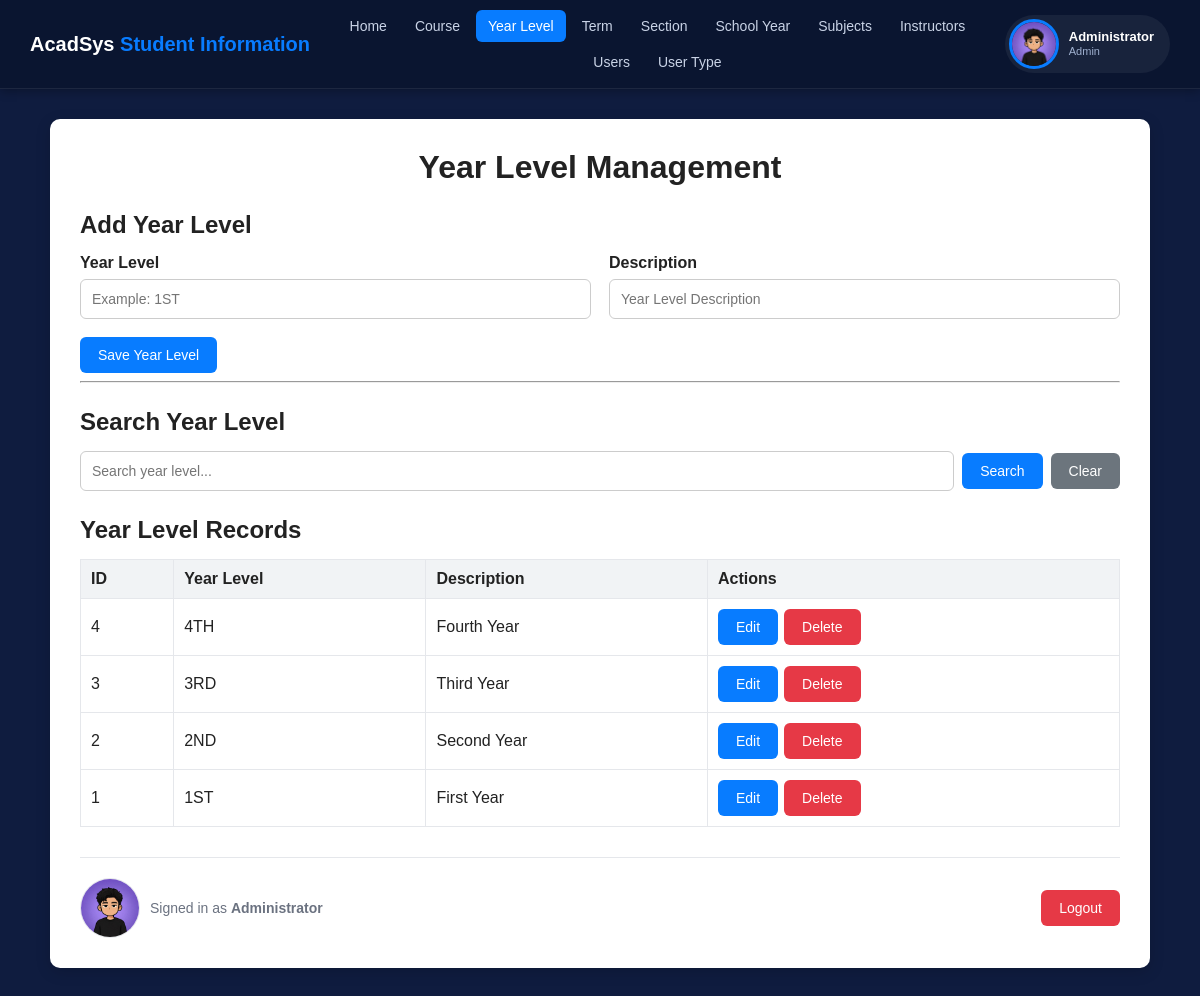
The page /year_level.php (signed in) on the database its author committed.
### tables this page shows
CREATE TABLE `tbl_yearlevel` (
  `ID` int(11) NOT NULL,
  `YEARLEVEL` varchar(20) NOT NULL,
  `DESCRIPTION` varchar(100) NOT NULL
);

### year_level.php (the view, shortened to what this page needs)
<?php
include "db.php";
$search = trim($_GET['search'] ?? "");
if ($search != "") {
    $keyword = "%" . $search . "%";
    $stmt = $conn->prepare("SELECT * FROM tbl_yearlevel WHERE YEARLEVEL LIKE ? OR DESCRIPTION LIKE ? ORDER BY ID DESC");
    $stmt->bind_param("ss", $keyword, $keyword);
    $stmt->execute();
    $result = $stmt->get_result();
} else {
    $result = $conn->query("SELECT * FROM tbl_yearlevel ORDER BY ID DESC");
}
$editData = null;
?>
<!DOCTYPE html>
<html>
<head>
    <link rel="stylesheet" href="style.css">
</head>
<body>
<?php include "topnav.php"; ?>
<div class="page-wrap">
<div class="container">
    <h1>Year Level Management</h1>
    <h2><?php echo $editData ? "Update Year Level" : "Add Year Level"; ?></h2>
    <form method="POST">
        <div class="form-grid">
            <div class="form-group">
                <label>Year Level</label>
                <input type="text" name="yearlevel" placeholder="Example: 1ST"
                    value="<?php echo htmlspecialchars($editData['YEARLEVEL'] ?? ''); ?>" required>
            </div>
            <div class="form-group">
                <label>Description</label>
                <input type="text" name="description" placeholder="Year Level Description"
                    value="<?php echo htmlspecialchars($editData['DESCRIPTION'] ?? ''); ?>" required>
            </div>
            <div class="full actions">
                <?php if ($editData): ?>
                    <button type="submit" name="update">Update Year Level</button>
                    <a href="year_level.php" class="btn btn-secondary">Cancel</a>
                <?php else: ?>
                    <button type="submit" name="save">Save Year Level</button>
                <?php endif; ?>
            </div>
        </div>
    </form>
    <hr>
    <h2>Search Year Level</h2>
    <form method="GET" class="search-box">
        <input type="text" name="search" placeholder="Search year level..." value="<?php echo htmlspecialchars($search); ?>">
        <button type="submit">Search</button>
        <a href="year_level.php" class="btn btn-secondary">Clear</a>
    </form>
    <h2>Year Level Records</h2>
    <table>
        <tr>
            <th>ID</th>
            <th>Year Level</th>
            <th>Description</th>
            <th>Actions</th>
        </tr>
        <?php while ($row = $result->fetch_assoc()): ?>
        <tr>
            <td><?php echo $row['ID']; ?></td>
            <td><?php echo htmlspecialchars($row['YEARLEVEL']); ?></td>
            <td><?php echo htmlspecialchars($row['DESCRIPTION']); ?></td>
            <td>
                <div class="actions">
                    <a href="year_level.php?edit=<?php echo $row['ID']; ?>" class="btn">Edit</a>
                    <form method="POST" onsubmit="return confirm('Delete this year level?');">
                        <button type="submit" name="delete" class="btn-danger">Delete</button>
                    </form>
                </div>
            </td>
        </tr>
        <?php endwhile; ?>
    </table>
    <?php include "bottom_bar.php"; ?>
</div>
</div>
</body>
</html>

### style.css (style rules this page uses)
:root { --bg: #0f1c3f; --bg-navbar: #0a1530; --accent: #087cff; --accent-dark: #0665d1; --white: #ffffff; --text: #222; --muted: #6b7280; --border: #e5e7eb; --danger: #e63946; --secondary: #6c757d; }
* { box-sizing: border-box; }
body { margin: 0; font-family: Arial, sans-serif; background: var(--bg); color: var(--text); }
.page-wrap { padding: 30px; }
.container { max-width: 1100px; margin: 0 auto; background: var(--white); padding: 30px; border-radius: 10px; box-shadow: 0 4px 15px rgba(0, 0, 0, 0.15); }
h1 { text-align: center; margin-top: 0; margin-bottom: 25px; }
h2 { color: #222; margin-top: 25px; margin-bottom: 15px; }
.form-grid { display: grid; grid-template-columns: repeat(2, 1fr); gap: 18px; }
.form-group { display: flex; flex-direction: column; }
.full { grid-column: span 2; }
label { font-weight: bold; margin-bottom: 7px; }
input, select { width: 100%; padding: 11px; border: 1px solid #ccc; border-radius: 6px; font-size: 14px; background: white; }
button, .btn { border: none; background: var(--accent); color: white; padding: 10px 18px; border-radius: 6px; cursor: pointer; font-size: 14px; text-decoration: none; display: inline-block; }
.btn-danger, .delete { background: var(--danger) !important; }
.btn-secondary, .btn-cancel { background: var(--secondary); color: white; }
.actions { display: flex; align-items: center; gap: 6px; flex-wrap: wrap; }
.actions form { display: inline; margin: 0; }
.search-box { display: flex; gap: 8px; align-items: center; }
.search-box input { flex: 1; }
table { width: 100%; border-collapse: collapse; margin-top: 15px; }
th { background: #f1f3f5; text-align: left; font-weight: bold; }
th, td { border: 1px solid var(--border); padding: 10px; vertical-align: middle; }

### rows shown on the page
tbl_yearlevel: ID "4", YEARLEVEL "4TH", DESCRIPTION "Fourth Year"
tbl_yearlevel: ID "3", YEARLEVEL "3RD", DESCRIPTION "Third Year"
tbl_yearlevel: ID "2", YEARLEVEL "2ND", DESCRIPTION "Second Year"
tbl_yearlevel: ID "1", YEARLEVEL "1ST", DESCRIPTION "First Year"

### other values the page prints
$label "Home Course Year Level Term Section School Year Subjects Instructors Users User Type"
$_SESSION['fullname'] "Administrator"
$navUserType "Admin"
